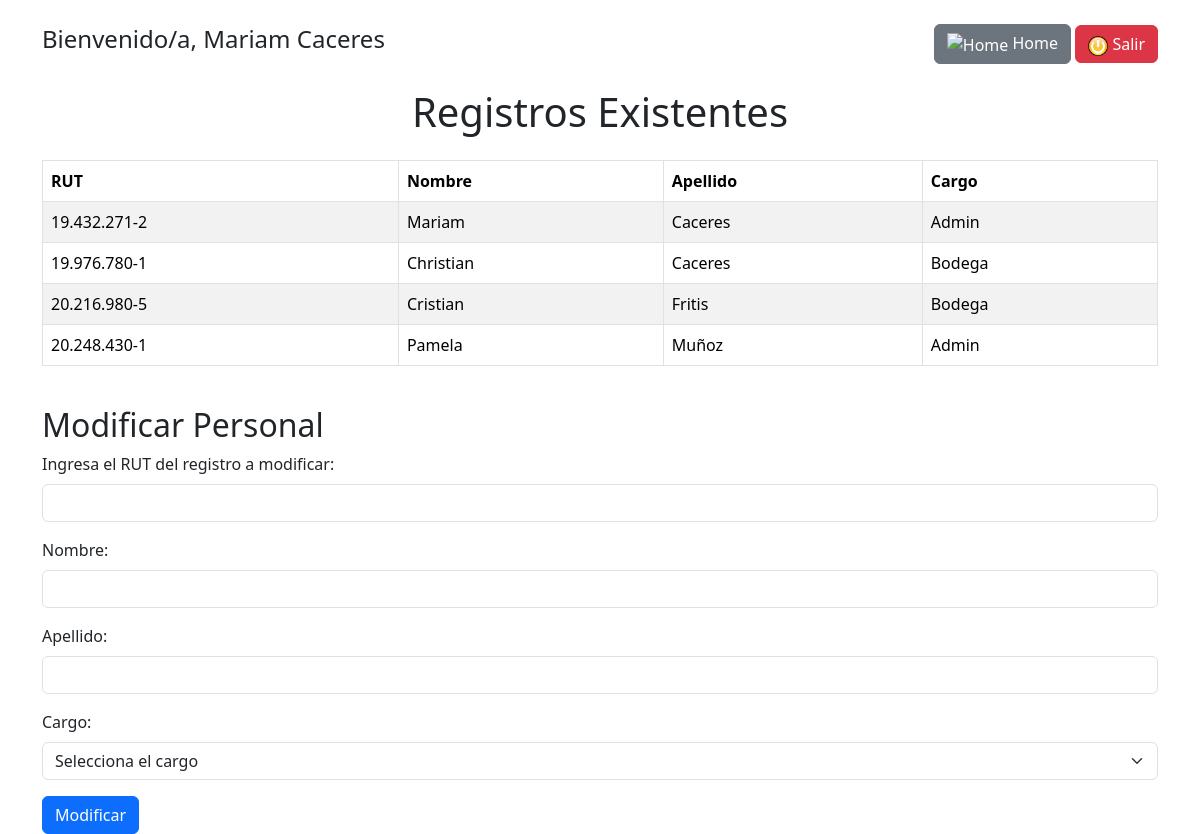
The app's page /src/views/modificar_personal.php (signed in) with its own data.
### tables this page shows
CREATE TABLE `personal` (
  `rut` varchar(50) NOT NULL,
  `nombre` varchar(50) NOT NULL,
  `apellido` varchar(50) NOT NULL,
  `cargo` varchar(50) NOT NULL,
  `contraseña` varchar(255) NOT NULL
);

### src/views/modificar_personal.php (the view, shortened to what this page needs)
<!DOCTYPE html>
<html lang="es">
<head>
    <link href="https://cdn.jsdelivr.net/npm/bootstrap@5.3.3/dist/css/bootstrap.min.css" rel="stylesheet">
</head>
<body>
    <div class="container mt-4">
        <div class="d-flex justify-content-between align-items-center mb-4">
            <div>
                <h4>Bienvenido/a, <?php echo $_SESSION['nombre'] . ' ' . $_SESSION['apellido']; ?></h4>
            </div>
            <div>
                <a href="principalAdmin.php" class="btn btn-secondary"><img src="../img/home.png" alt="Home" width="20"> Home</a>
                <a href="../helpers/salir.php?sal=si" class="btn btn-danger"><img src="../img/cerrar.png" alt="Salir" width="20"> Salir</a>
            </div>
        </div>
        <h1 class="text-center mb-4">Registros Existentes</h1>
        <?php
        include('../config/conexion.php');
        $consulta = "SELECT * FROM PERSONAL";
        $query = $conn->prepare($consulta);
        $query->execute();
        $results = $query->fetchAll(PDO::FETCH_ASSOC);
        echo '<div class="table-responsive mb-4">';
        echo '<table class="table table-bordered table-striped">';
        echo '<thead><tr>';
        echo '<th>RUT</th>';
        echo '<th>Nombre</th>';
        echo '<th>Apellido</th>';
        echo '<th>Cargo</th>';
        echo '</tr></thead>';
        echo '<tbody>';
        if ($query->rowCount() > 0) {
            foreach ($results as $result) {
                echo '<tr>';
                echo '<td>' . htmlspecialchars($result['rut']) . '</td>';
                echo '<td>' . htmlspecialchars($result['nombre']) . '</td>';
                echo '<td>' . htmlspecialchars($result['apellido']) . '</td>';
                echo '<td>' . htmlspecialchars($result['cargo']) . '</td>';
                echo '</tr>';
            }
        } else {
            echo '<tr><td colspan="4" class="text-center">No hay personal registrado.</td></tr>';
        }
        echo '</tbody></table></div>';
        ?>
        <div class="mt-4">
            <h2>Modificar Personal</h2>
            <form action="../controllers/modificar_personal_process.php" method="post">
                <div class="mb-3">
                    <label for="seleccionar" class="form-label">Ingresa el RUT del registro a modificar:</label>
                    <input id="seleccionar" name="seleccionar" type="text" class="form-control" required>
                </div>
                <div class="mb-3">
                    <label for="nombre" class="form-label">Nombre:</label>
                    <input id="nombre" name="nombre" type="text" class="form-control" required>
                </div>
                <div class="mb-3">
                    <label for="apellido" class="form-label">Apellido:</label>
                    <input id="apellido" name="apellido" type="text" class="form-control" required>
                </div>
                <div class="mb-3">
                    <label for="cargo" class="form-label">Cargo:</label>
                    <select id="cargo" name="cargo" class="form-select" required>
                        <option value="" disabled selected>Selecciona el cargo</option>
                    </select>
                </div>
                <button type="submit" name="modificar" class="btn btn-primary">Modificar</button>
            </form>
        </div>
    </div>
</body>
</html>

### records on screen
personal: rut "19.432.271-2", nombre "Mariam", apellido "Caceres", cargo "Admin"
personal: rut "19.976.780-1", nombre "Christian", apellido "Caceres", cargo "Bodega"
personal: rut "20.216.980-5", nombre "Cristian", apellido "Fritis", cargo "Bodega"
personal: rut "20.248.430-1", nombre "Pamela", apellido "Muñoz", cargo "Admin"

### other values on screen
$_SESSION['nombre'] "Mariam"
$_SESSION['apellido'] "Caceres"
